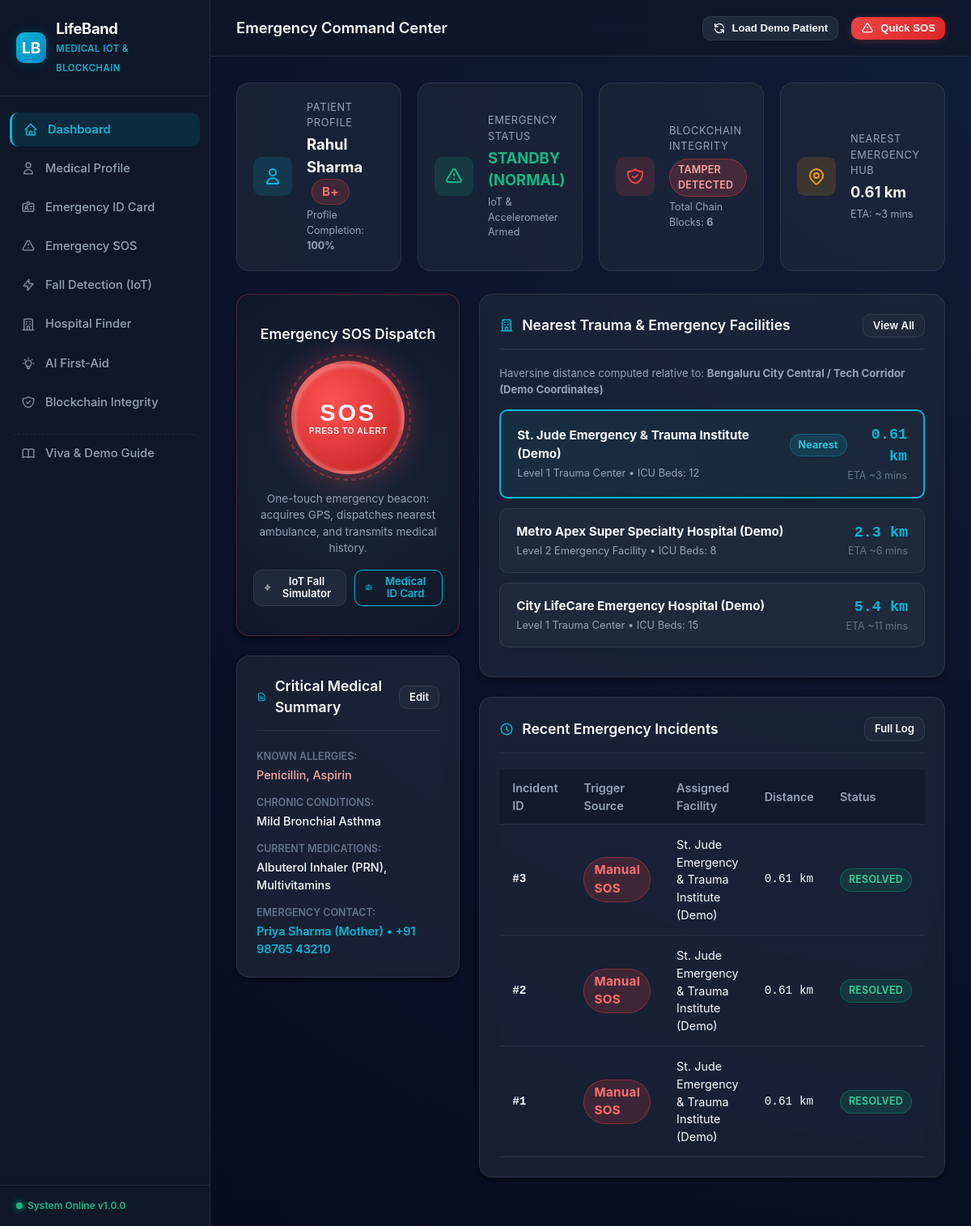
/dashboard, run on the app's committed database.
### tables this page shows
CREATE TABLE patients (
    id INTEGER PRIMARY KEY AUTOINCREMENT,
    full_name TEXT NOT NULL,
    age INTEGER NOT NULL,
    blood_group TEXT NOT NULL,
    allergies TEXT DEFAULT '',
    chronic_diseases TEXT DEFAULT '',
    previous_surgeries TEXT DEFAULT '',
    current_medications TEXT DEFAULT '',
    emergency_contact_name TEXT NOT NULL,
    emergency_contact_phone TEXT NOT NULL,
    created_at TIMESTAMP DEFAULT CURRENT_TIMESTAMP,
    updated_at TIMESTAMP DEFAULT CURRENT_TIMESTAMP
);

CREATE TABLE hospitals (
    id INTEGER PRIMARY KEY AUTOINCREMENT,
    name TEXT NOT NULL,
    address TEXT NOT NULL,
    latitude REAL NOT NULL,
    longitude REAL NOT NULL,
    contact_phone TEXT NOT NULL,
    emergency_availability TEXT NOT NULL,
    icu_beds_available INTEGER NOT NULL DEFAULT 8,
    trauma_level TEXT NOT NULL DEFAULT 'Level 1 Trauma Center',
    specialties TEXT NOT NULL
);

CREATE TABLE emergency_events (
    id INTEGER PRIMARY KEY AUTOINCREMENT,
    patient_id INTEGER NOT NULL,
    trigger_type TEXT NOT NULL, -- 'MANUAL_SOS', 'FALL_DETECTION', 'SIMULATED_TEST'
    status TEXT NOT NULL DEFAULT 'ACTIVE', -- 'ACTIVE', 'CANCELLED', 'RESOLVED'
    latitude REAL NOT NULL,
    longitude REAL NOT NULL,
    location_name TEXT DEFAULT 'GPS Coordinates Locked',
    assigned_hospital_id INTEGER,
    hospital_name TEXT,
    distance_km REAL,
    estimated_eta_mins INTEGER,
    ai_guidance_json TEXT,
    dispatched_at TIMESTAMP DEFAULT CURRENT_TIMESTAMP,
    resolved_at TIMESTAMP,
    notes TEXT,
    FOREIGN KEY (patient_id) REFERENCES patients(id),
    FOREIGN KEY (assigned_hospital_id) REFERENCES hospitals(id)
);

### app.py (the view)
@app.route("/")
@app.route("/dashboard")
def dashboard():
    patient = get_active_patient()
    active_emer = get_active_emergency()
    history = get_emergency_history(limit=5)
    hospitals = find_nearest_hospitals(Config.DEFAULT_LATITUDE, Config.DEFAULT_LONGITUDE, limit=3)
    blockchain_report = verify_chain(patient["id"]) if patient else {"is_valid": True, "total_blocks": 0}
    return render_template(
        "dashboard.html",
        active_tab="dashboard",
        patient=patient,
        active_emergency=active_emer,
        emergency_history=history,
        nearest_hospitals=hospitals,
        blockchain_report=blockchain_report
    )

### templates/dashboard.html (shortened to what this page needs)
{% extends "base.html" %}
{% block page_title %}Emergency Command Center{% endblock %}
{% block content %}
<div class="grid-cols-4">
  <div class="metric-card">
    <div class="metric-icon-box teal">
      <svg width="24" height="24" fill="none" viewBox="0 0 24 24" stroke="currentColor">
        <path stroke-linecap="round" stroke-linejoin="round" stroke-width="2" d="M16 7a4 4 0 11-8 0 4 4 0 018 0zM12 14a7 7 0 00-7 7h14a7 7 0 00-7-7z"/>
      </svg>
    </div>
    <div>
      <div class="metric-label">Patient Profile</div>
      <div class="metric-value" style="font-size: 1.15rem;">
        {% if patient %}
          {{ patient.full_name }}
          <span class="badge badge-blood" style="margin-left: 6px;">{{ patient.blood_group }}</span>
        {% else %}
          <span style="color: var(--text-muted);">No Patient Registered</span>
        {% endif %}
      </div>
      <div style="font-size: 0.78rem; color: var(--text-secondary); margin-top: 4px;">
        Profile Completion: <strong>{{ profile_completion }}%</strong>
      </div>
    </div>
  </div>
  <div class="metric-card">
    <div class="metric-icon-box {% if active_emergency %}rose{% else %}emerald{% endif %}">
      <svg width="24" height="24" fill="none" viewBox="0 0 24 24" stroke="currentColor">
        <path stroke-linecap="round" stroke-linejoin="round" stroke-width="2" d="M12 9v2m0 4h.01m-6.938 4h13.856c1.54 0 2.502-1.667 1.732-3L13.732 4c-.77-1.333-2.694-1.333-3.464 0L3.34 16c-.77 1.333.192 3 1.732 3z"/>
      </svg>
    </div>
    <div>
      <div class="metric-label">Emergency Status</div>
      <div class="metric-value" style="font-size: 1.15rem; color: {% if active_emergency %}var(--rose-danger){% else %}var(--emerald-accent){% endif %};">
        {% if active_emergency %}
          CODE RED (ACTIVE)
        {% else %}
          STANDBY (NORMAL)
        {% endif %}
      </div>
      <div style="font-size: 0.78rem; color: var(--text-secondary); margin-top: 4px;">
        {% if active_emergency %}
          Ambulance ETA ~{{ active_emergency.estimated_eta_mins }} mins
        {% else %}
          IoT & Accelerometer Armed
        {% endif %}
      </div>
    </div>
  </div>
  <div class="metric-card">
    <div class="metric-icon-box {% if blockchain_report.is_valid %}emerald{% else %}rose{% endif %}">
    </div>
    <div>
      <div class="metric-label">Blockchain Integrity</div>
      <div class="metric-value" style="font-size: 1.15rem;">
        {% if blockchain_report.is_valid %}
          <span class="badge badge-verified">SHA-256 VERIFIED</span>
        {% else %}
          <span class="badge badge-tampered">TAMPER DETECTED</span>
        {% endif %}
      </div>
      <div style="font-size: 0.78rem; color: var(--text-secondary); margin-top: 4px;">
        Total Chain Blocks: <strong>{{ blockchain_report.total_blocks }}</strong>
      </div>
    </div>
  </div>
  <div class="metric-card">
    <div class="metric-icon-box amber">
    </div>
    <div>
      <div class="metric-label">Nearest Emergency Hub</div>
      <div class="metric-value" style="font-size: 1.15rem;">
        {% if nearest_hospitals %}
          {{ nearest_hospitals[0].distance_km }} km
        {% else %}
          --
        {% endif %}
      </div>
      <div style="font-size: 0.78rem; color: var(--text-secondary); margin-top: 4px;">
        {% if nearest_hospitals %}
          ETA: ~{{ nearest_hospitals[0].estimated_eta_mins }} mins
        {% else %}
          Calculating proximity...
        {% endif %}
      </div>
    </div>
  </div>
</div>
<div class="grid-cols-1-2">
  <div style="display: flex; flex-direction: column; gap: 24px;">
    <div class="card sos-trigger-card">
      <div class="card-title" style="justify-content: center; margin-bottom: 20px;">
        Emergency SOS Dispatch
      </div>
      <button class="big-sos-btn" onclick="openEmergencyConfirmModal()" aria-label="Activate Emergency SOS">
        <span>SOS</span>
        <span style="font-size: 0.65rem; font-weight: 600; letter-spacing: 0.05em; opacity: 0.9;">PRESS TO ALERT</span>
      </button>
      <p style="font-size: 0.85rem; color: var(--text-secondary); margin-bottom: 16px;">
        One-touch emergency beacon: acquires GPS, dispatches nearest ambulance, and transmits medical history.
      </p>
      <div style="display: flex; justify-content: center; gap: 10px;">
        <a href="{{ url_for('fall_detection') }}" class="btn btn-sm btn-secondary">
          <svg width="14" height="14" fill="none" viewBox="0 0 24 24" stroke="currentColor">
            <path stroke-linecap="round" stroke-linejoin="round" stroke-width="2" d="M13 10V3L4 14h7v7l9-11h-7z"/>
          </svg>
          IoT Fall Simulator
        </a>
        <a href="{{ url_for('medical_card') }}" class="btn btn-sm btn-outline-teal">
          Medical ID Card
        </a>
      </div>
    </div>
    <div class="card">
      <div class="card-header">
        <h3 class="card-title">
          <svg width="18" height="18" fill="none" viewBox="0 0 24 24" stroke="currentColor">
            <path stroke-linecap="round" stroke-linejoin="round" stroke-width="2" d="M9 12h6m-6 4h6m2 5H7a2 2 0 01-2-2V5a2 2 0 012-2h5.586a1 1 0 01.707.293l5.414 5.414a1 1 0 01.293.707V19a2 2 0 01-2 2z"/>
          </svg>
          Critical Medical Summary
        </h3>
        <a href="{{ url_for('profile') }}" class="btn btn-sm btn-secondary">Edit</a>
      </div>
      {% if patient %}
        <div style="display: flex; flex-direction: column; gap: 12px; font-size: 0.9rem;">
          <div>
            <span style="color: var(--text-muted); font-size: 0.78rem; text-transform: uppercase; font-weight: 600;">Known Allergies:</span>
            <div style="color: {% if patient.allergies %}#FCA5A5{% else %}var(--text-secondary){% endif %}; font-weight: 500; margin-top: 2px;">
              {{ patient.allergies or "None recorded" }}
            </div>
          </div>
          <div>
            <span style="color: var(--text-muted); font-size: 0.78rem; text-transform: uppercase; font-weight: 600;">Chronic Conditions:</span>
            <div style="color: var(--text-primary); font-weight: 500; margin-top: 2px;">
              {{ patient.chronic_diseases or "None recorded" }}
            </div>
          </div>
          <div>
            <span style="color: var(--text-muted); font-size: 0.78rem; text-transform: uppercase; font-weight: 600;">Current Medications:</span>
            <div style="color: var(--text-primary); font-weight: 500; margin-top: 2px;">
              {{ patient.current_medications or "None recorded" }}
            </div>
          </div>
          <div>
            <span style="color: var(--text-muted); font-size: 0.78rem; text-transform: uppercase; font-weight: 600;">Emergency Contact:</span>
            <div style="color: var(--teal-primary); font-weight: 600; margin-top: 2px;">
              {{ patient.emergency_contact_name }} &bull; {{ patient.emergency_contact_phone }}
            </div>
          </div>
        </div>
      {% else %}
        <div style="text-align: center; padding: 20px 0;">
          <p style="color: var(--text-secondary); margin-bottom: 12px; font-size: 0.9rem;">No medical profile loaded yet.</p>
          <button class="btn btn-sm btn-primary" onclick="loadDemoProfile()">Load Demo Patient Profile</button>
        </div>
      {% endif %}
    </div>
  </div>
  <div style="display: flex; flex-direction: column; gap: 24px;">
    <div class="card">
      <div class="card-header">
        <h3 class="card-title">
          <svg width="18" height="18" fill="none" viewBox="0 0 24 24" stroke="currentColor">
            <path stroke-linecap="round" stroke-linejoin="round" stroke-width="2" d="M19 21V5a2 2 0 00-2-2H7a2 2 0 00-2 2v16m14 0h2m-2 0h-5m-9 0H3m2 0h5M9 7h1m-1 4h1m4-4h1m-1 4h1m-5 10v-5a1 1 0 011-1h2a1 1 0 011 1v5m-4 0h4"/>
          </svg>
          Nearest Trauma & Emergency Facilities
        </h3>
        <a href="{{ url_for('hospitals_view') }}" class="btn btn-sm btn-secondary">View All</a>
      </div>
      <div style="margin-bottom: 14px; font-size: 0.82rem; color: var(--text-secondary);">
        Haversine distance computed relative to: <strong>{{ default_location_name }}</strong>
      </div>
      <div>
        {% for hosp in nearest_hospitals %}
          <div class="hospital-item {% if loop.first %}nearest{% endif %}">
            <div>
              <div style="display: flex; align-items: center; gap: 8px;">
                <strong style="color: var(--text-primary); font-size: 0.95rem;">{{ hosp.name }}</strong>
                {% if loop.first %}<span class="badge badge-teal">Nearest</span>{% endif %}
              </div>
              <div style="font-size: 0.8rem; color: var(--text-secondary); margin-top: 2px;">
                {{ hosp.trauma_level }} &bull; ICU Beds: {{ hosp.icu_beds_available }}
              </div>
            </div>
            <div style="text-align: right;">
              <div style="font-family: var(--font-mono); font-size: 1.15rem; font-weight: 700; color: var(--teal-primary);">
                {{ hosp.distance_km }} km
              </div>
              <div style="font-size: 0.78rem; color: var(--text-muted);">ETA ~{{ hosp.estimated_eta_mins }} mins</div>
            </div>
          </div>
        {% endfor %}
      </div>
    </div>
    <div class="card">
      <div class="card-header">
        <h3 class="card-title">
          <svg width="18" height="18" fill="none" viewBox="0 0 24 24" stroke="currentColor">
            <path stroke-linecap="round" stroke-linejoin="round" stroke-width="2" d="M12 8v4l3 3m6-3a9 9 0 11-18 0 9 9 0 0118 0z"/>
          </svg>
          Recent Emergency Incidents
        </h3>
        <a href="{{ url_for('emergency_view') }}" class="btn btn-sm btn-secondary">Full Log</a>
      </div>
      {% if emergency_history %}
        <div class="table-responsive">
          <table class="data-table">
            <thead>
              <tr>
                <th>Incident ID</th>
                <th>Trigger Source</th>
                <th>Assigned Facility</th>
                <th>Distance</th>
                <th>Status</th>
              </tr>
            </thead>
            <tbody>
              {% for ev in emergency_history %}
                <tr>
                  <td style="font-family: var(--font-mono); font-weight: 600;">#{{ ev.id }}</td>
                  <td>
                    {% if ev.trigger_type == 'FALL_DETECTION' %}
                      <span class="badge badge-amber">Fall Deceleration</span>
                    {% elif ev.trigger_type == 'MANUAL_SOS' %}
                      <span class="badge badge-blood">Manual SOS</span>
                    {% else %}
                      <span class="badge badge-teal">{{ ev.trigger_type }}</span>
                    {% endif %}
                  </td>
                  <td>{{ ev.hospital_name }}</td>
                  <td style="font-family: var(--font-mono);">{{ ev.distance_km }} km</td>
                  <td>
                    {% if ev.status == 'ACTIVE' %}
                      <span class="badge badge-tampered">ACTIVE</span>
                    {% elif ev.status == 'RESOLVED' %}
                      <span class="badge badge-verified">RESOLVED</span>
                    {% else %}
                      <span class="badge" style="background-color: rgba(148, 163, 184, 0.2); color: var(--text-secondary);">CANCELLED</span>
                    {% endif %}
                  </td>
                </tr>
              {% endfor %}
            </tbody>
          </table>
        </div>
      {% else %}
        <div style="text-align: center; padding: 24px; color: var(--text-muted); font-size: 0.9rem;">
          No emergency incidents recorded yet. Press the SOS button to test dispatch.
        </div>
      {% endif %}
    </div>
  </div>
</div>
{% endblock %}

### data on the page
patients: full_name "Rahul Sharma", blood_group "B+", allergies "Penicillin, Aspirin", chronic_diseases "Mild Bronchial Asthma", current_medications "Albuterol Inhaler (PRN), Multivitamins", emergency_contact_name "Priya Sharma (Mother)", emergency_contact_phone "+91 98765 43210"
hospitals: name "St. Jude Emergency & Trauma Institute (Demo)", shows "Nearest", trauma_level "Level 1 Trauma Center", icu_beds_available "12", distance_km "0.61", estimated_eta_mins "3"
hospitals: name "Metro Apex Super Specialty Hospital (Demo)", trauma_level "Level 2 Emergency Facility", icu_beds_available "8", distance_km "2.3", estimated_eta_mins "6"
hospitals: name "City LifeCare Emergency Hospital (Demo)", trauma_level "Level 1 Trauma Center", icu_beds_available "15", distance_km "5.4", estimated_eta_mins "11"
emergency_events: id "3", trigger_type "Manual SOS", hospital_name "St. Jude Emergency & Trauma Institute (Demo)", distance_km "0.61", status "RESOLVED"
emergency_events: id "2", trigger_type "Manual SOS", hospital_name "St. Jude Emergency & Trauma Institute (Demo)", distance_km "0.61", status "RESOLVED"
emergency_events: id "1", trigger_type "Manual SOS", hospital_name "St. Jude Emergency & Trauma Institute (Demo)", distance_km "0.61", status "RESOLVED"

### other printed values
{{ version }} "1.0.0"
{{ profile_completion }} "100"
{{ blockchain_report.total_blocks }} "6"
{{ nearest_hospitals[0].distance_km }} "0.61"
{{ nearest_hospitals[0].estimated_eta_mins }} "3"
{{ default_location_name }} "Bengaluru City Central / Tech Corridor (Demo Coordinates)"
